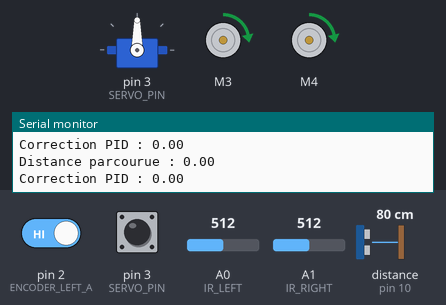
This sketch was run on a simulated Arduino Uno, built with avr-gcc and run on an emulated ATmega328P. Parts: servo, 2 × DC motor (green arrow = forward, orange = backward, longer = faster), the last lines printed to the serial monitor. Inputs (shaded band) come from the test bench; at power-on: distance to the obstacle (sensor on pin 10) 80 cm, A0 (IR_LEFT) = 512, A1 (IR_RIGHT) = 512, pin 2 (ENCODER_LEFT_A) HIGH, pin 3 (SERVO_PIN) HIGH. The echo pulse lasts 58.3 µs per cm.

Above: at 1.7 s.
1.8 s: distance to the obstacle (sensor on pin 10) set to 18 cm
4.8 s: distance to the obstacle (sensor on pin 10) set to 14 cm
At 5.9 s:
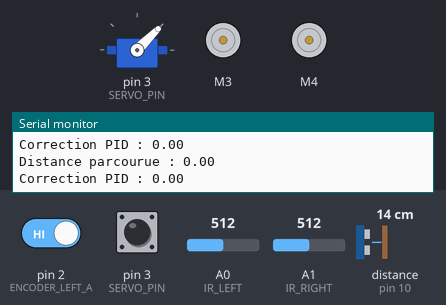
7.8 s: distance to the obstacle (sensor on pin 10) set to 35 cm
10.8 s: A0 (IR_LEFT) set to 716
At 11.6 s:
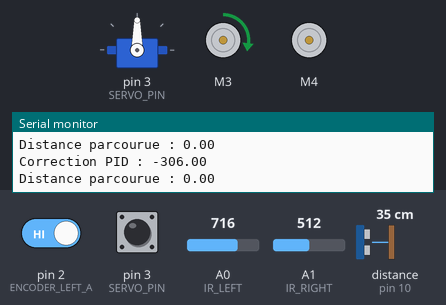
12.3 s: A1 (IR_RIGHT) set to 716
At 12.7 s:
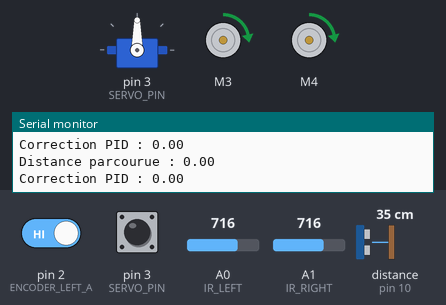
13.9 s: A0 (IR_LEFT) set to 900
At 15.3 s:
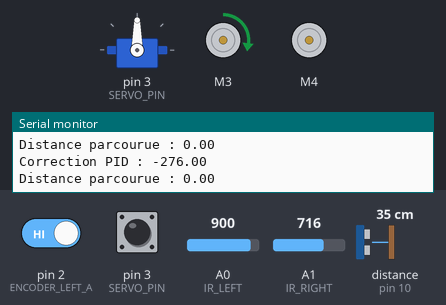
Timing chart, 0 to 16.9 s (numbered marks = the images above; inputs shaded):
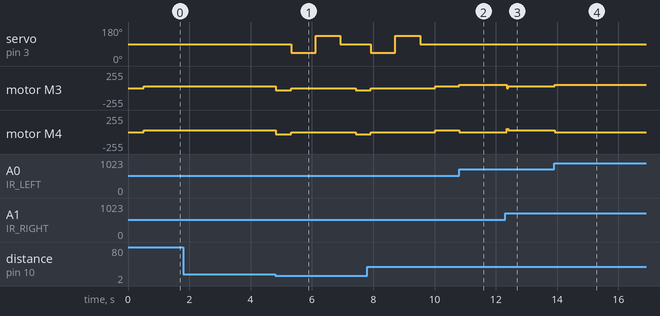

The sketch:

FInal.ino
```cpp
#include <Wire.h>
#include <Adafruit_MotorShield.h>
#include <NewPing.h>
#include <Servo.h>

// Moteurs
Adafruit_MotorShield AFMS = Adafruit_MotorShield();
Adafruit_DCMotor *myMotorLEFT = AFMS.getMotor(3);
Adafruit_DCMotor *myMotorRIGHT = AFMS.getMotor(4);


// Variables globales pour la distance et les mesures de l'obstacle
int distance = 0; // Distance mesurée par le capteur ultrason
int L = 0;        // Distance mesurée à gauche lors du scan d'obstacle
int R = 0;        // Distance mesurée à droite lors du scan d'obstacle

// Capteurs IR
#define IR_LEFT A0
#define IR_RIGHT A1

// Capteur ultrason
#define TRIGGER_PIN 9
#define ECHO_PIN 10
#define MAX_DISTANCE 200
NewPing DistanceSensor(TRIGGER_PIN, ECHO_PIN, MAX_DISTANCE);

// Servo
Servo servo;
#define SERVO_PIN 3
int spoint = 90; // Position du servo

// PID
float kp = 1.5, ki = 0.0, kd = 0.5;
float previousError = 0, integral = 0;
int baseSpeed = 30;

// Suivi de distance
volatile int ticksGauche = 0; // Ticks pour le moteur gauche
volatile int ticksDroite = 0; // Ticks pour le moteur droit
float distanceParcourue = 0;
float distanceTotale = 1300; // Distance totale avant arrêt (en mm) (à ajuster)
float circonferenceRoue = 20 * PI; // Circonférence de la roue (à ajuster)
int ticksParRotation = 20; // Ticks par rotation (à ajuster)

// Détection d'obstacles
const int obstacleThreshold = 15;

int buttonState = 0;

// Encodeurs
#define ENCODER_LEFT_A 2
#define ENCODER_RIGHT_A 3

void setup() {
    Serial.begin(9600);
    AFMS.begin();

    pinMode(A0, INPUT);
    pinMode(A1, INPUT);

    pinMode(ENCODER_LEFT_A, INPUT_PULLUP);
    pinMode(ENCODER_RIGHT_A, INPUT_PULLUP);

    // Attach interruptions pour compter les ticks des encodeurs
    attachInterrupt(digitalPinToInterrupt(ENCODER_LEFT_A), countTicksGauche, RISING);
    attachInterrupt(digitalPinToInterrupt(ENCODER_RIGHT_A), countTicksDroite, RISING);

    servo.attach(SERVO_PIN);
    servo.write(spoint); // Position initiale du servo
    delay(500);
}

void loop() {
    // Vérification des obstacles
    distance = DistanceSensor.ping_cm();
    if (distance > 0 && distance <= obstacleThreshold) {
        Obstacle();
        return;
    }

    // Mise à jour de la distance parcourue
    updateDistance();

    // Si la distance totale est atteinte, arrêter le robot
    if (distanceParcourue >= distanceTotale) {
        Stop();
        Serial.println("Arrêt final atteint : distance parcourue dépassée.");
        while (1); // Arrêt complet du programme
    }

    // Lecture des capteurs IR
    int valueLeft = analogRead(IR_LEFT);
    int valueRight = analogRead(IR_RIGHT);

    // Calcul de l'erreur pour le PID
    int error = valueRight - valueLeft;
    float correction = computePID(error);

    // Calcul des vitesses des moteurs en fonction de la correction PID
    int speedMotorLEFT = constrain(baseSpeed - correction, 0, 50);
    int speedMotorRIGHT = constrain(baseSpeed + correction, 0, 50);

    // Appliquer les vitesses calculées
    myMotorLEFT->setSpeed(speedMotorLEFT);
    myMotorLEFT->run(FORWARD);

    myMotorRIGHT->setSpeed(speedMotorRIGHT);
    myMotorRIGHT->run(FORWARD);

    // Debugging : afficher les données importantes
    Serial.print("Distance parcourue : ");
    Serial.println(distanceParcourue);
    Serial.print("Correction PID : ");
    Serial.println(correction);
    delay(10); // Pause pour lisibilité
}

float computePID(float error) {
    integral += error;
    float derivative = error - previousError;
    previousError = error;
    return kp * error + ki * integral + kd * derivative;
}

void Obstacle() {
    Stop();
    backward();
    delay(500);
    Stop();

    servo.write(45); // Scanner vers la gauche
    delay(800);
    L = DistanceSensor.ping_cm();

    servo.write(135); // Scanner vers la droite
    delay(800);
    R = DistanceSensor.ping_cm();

    servo.write(spoint); // Retour au centre
    delay(500);

    if (L < R) {
        right();
        delay(500);
        Stop();
        delay(200);
    } else if (L > R) {
        left();
        delay(500);
        Stop();
        delay(200);
    } else {
        forward();
    }
}

void forward() {
    myMotorLEFT->setSpeed(baseSpeed);
    myMotorRIGHT->setSpeed(baseSpeed);
    myMotorLEFT->run(FORWARD);
    myMotorRIGHT->run(FORWARD);
}

void backward() {
    myMotorLEFT->setSpeed(baseSpeed);
    myMotorRIGHT->setSpeed(baseSpeed);
    myMotorLEFT->run(BACKWARD);
    myMotorRIGHT->run(BACKWARD);
}

void right() {
    myMotorLEFT->setSpeed(baseSpeed);
    myMotorRIGHT->setSpeed(baseSpeed);
    myMotorLEFT->run(FORWARD);
    myMotorRIGHT->run(BACKWARD);
}

void left() {
    myMotorLEFT->setSpeed(baseSpeed);
    myMotorRIGHT->setSpeed(baseSpeed);
    myMotorLEFT->run(BACKWARD);
    myMotorRIGHT->run(FORWARD);
}

void Stop() {
    myMotorLEFT->setSpeed(0);
    myMotorRIGHT->setSpeed(0);
    myMotorLEFT->run(RELEASE);
    myMotorRIGHT->run(RELEASE);
}

void updateDistance() {
    noInterrupts(); // Empêche les interruptions durant la lecture
    int ticksGaucheCopy = ticksGauche;
    int ticksDroiteCopy = ticksDroite;
    interrupts(); // Réactive les interruptions

    // Moyenne des ticks pour estimer la distance parcourue
    float moyenneTicks = (ticksGaucheCopy + ticksDroiteCopy) / 2.0;
    distanceParcourue += moyenneTicks * (circonferenceRoue / ticksParRotation);

    // Réinitialiser les ticks pour la prochaine boucle
    ticksGauche = 0;
    ticksDroite = 0;
}

void countTicksGauche() {
    ticksGauche++;
}

void countTicksDroite() {
    ticksDroite++;
}
```

Measured:
- the behaviour switches between 16 and 15 cm on distance to the obstacle (sensor on pin 10) (found by bisection; images 0 and 1)
- after the input at 4.8 s, servo on pin 3 (SERVO_PIN): 90° → 45° after 0.52 s, → 135° 0.80 s later, → 90° 0.80 s later; motor M3, motor M4: forward 30/255 → backward 30/255 at once, → stopped 0.50 s later, → backward 30/255 2.1 s later
- after the input at 10.8 s, motor M3: forward 30/255 → forward 50/255 at once; motor M4: forward 30/255 → stopped at once
- after the input at 12.3 s, motor M3: forward 50/255 → forward 30/255 after 0.05 s; motor M4: stopped → forward 30/255 after 0.05 s
- after the input at 13.9 s, motor M3: forward 30/255 → forward 50/255 at once; motor M4: forward 30/255 → stopped at once
